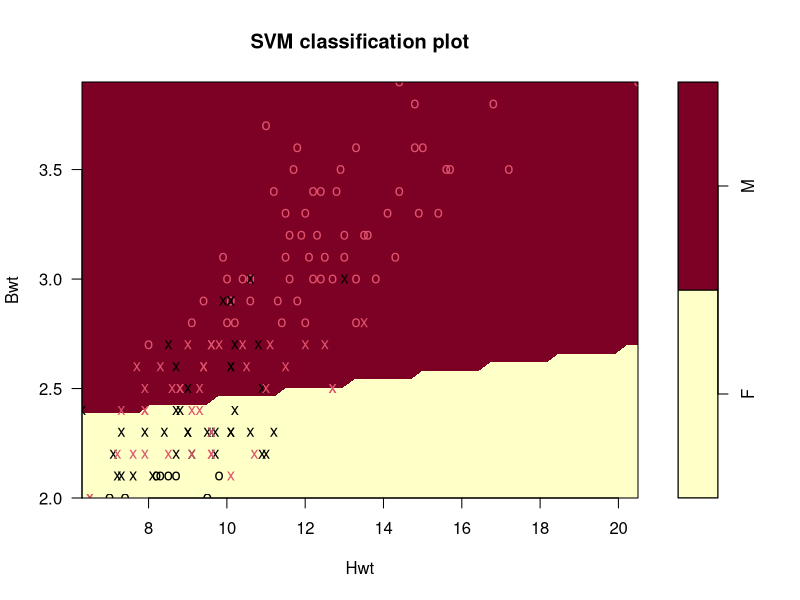
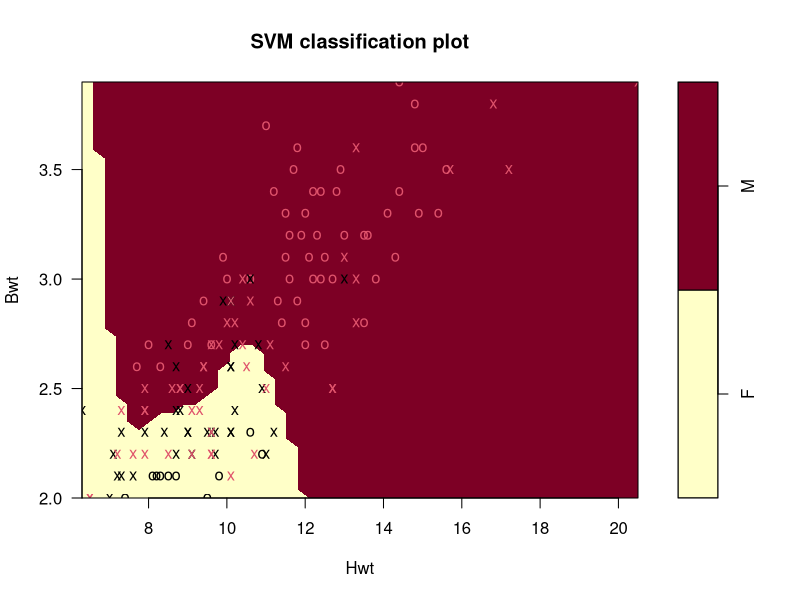
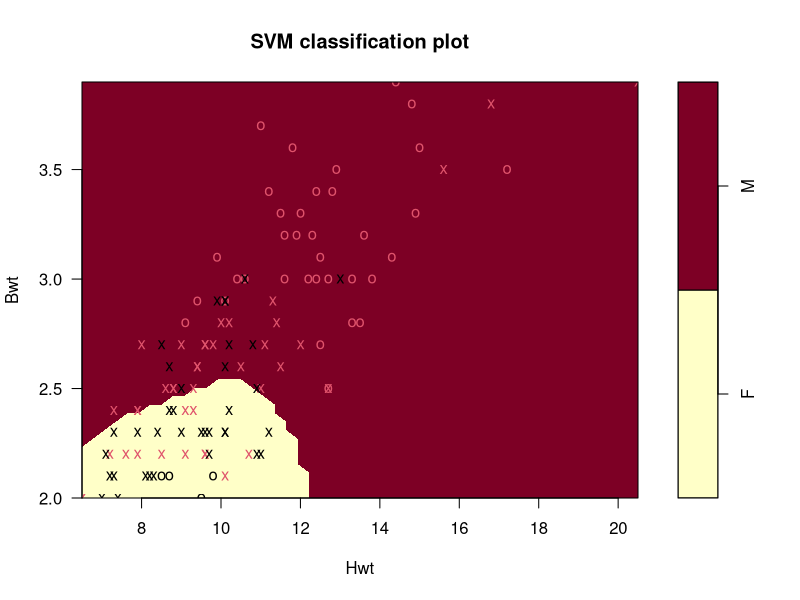
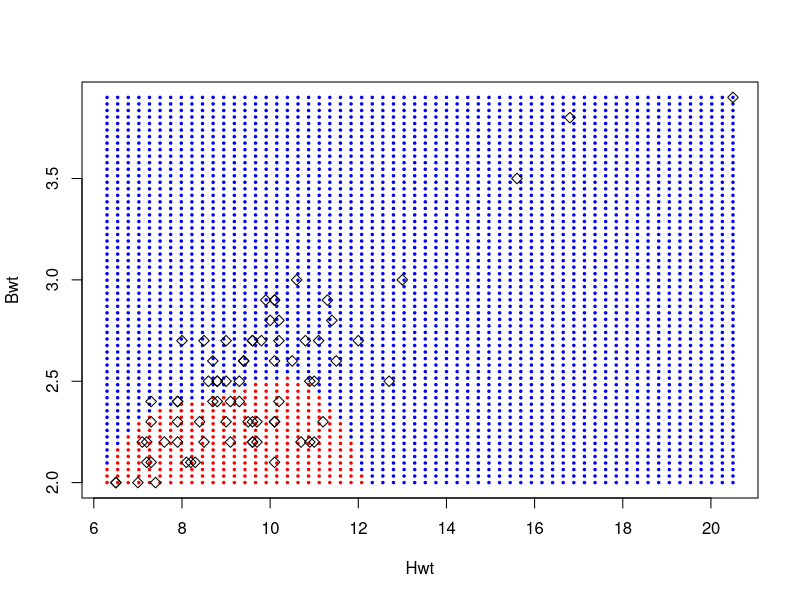

Reproduce these figures in R, in order.
## ---- chunk 1
require(e1071)
require(MASS)
data(cats)
head(cats)
dim(cats)
input.data <- data.frame(cats[, c(2,3)], response = as.factor(cats$Sex))
## ---- chunk 2
svm.fit <- svm(response ~., data = input.data, kernel = "linear", cost = 10, scale = FALSE)
summary(svm.fit)
plot(svm.fit, input.data)
table(input.data$response, predict(svm.fit))
mean(input.data$response != predict(svm.fit))
## ---- chunk 3
svmfit <- svm(response ~., data = input.data, kernel = "radial", cost = 10, scale = FALSE)
summary(svmfit)
plot(svmfit, input.data)
table(input.data$response, predict(svmfit))
mean(input.data$response != predict(svmfit))
## ---- chunk 4
set.seed(300)
train <- sample(1:nrow(input.data), .8*nrow(input.data))
cats.train <- input.data[train, ]
cats.test <- input.data[-train, ]
dim(cats.train)
dim(cats.test)
tuned <- tune.svm(response ~., data = cats.train, cost = 10^(1:2),
                  gamma = 10^(-6:-1))
summary(tuned)

## ---- chunk 5
new.svmfit <- svm(response ~., data = cats.train, kernel = "radial",
                  cost = 10, gamma = 0.1, scale = FALSE)
summary(new.svmfit)
plot(new.svmfit, cats.train)
table(cats.test$response, predict(new.svmfit, cats.test))
mean(cats.test$response != predict(new.svmfit, cats.test))

## ---- chunk 6
n_points_in_grid = 60
x_axis_range <- range(input.data[, 2])
y_axis_range <- range(input.data[, 1])
x_grid_points <- seq(from = x_axis_range[1], to = x_axis_range[2],
                     length = n_points_in_grid)
y_grid_points <- seq(from = y_axis_range[1], to = y_axis_range[2],
                     length = n_points_in_grid)
all_grid_points <- expand.grid(x_grid_points, y_grid_points)
names(all_grid_points) <- c("Hwt", "Bwt")
all_points_predicted <- predict(new.svmfit, all_grid_points)
colour_array <- c("red", "blue")[as.numeric(all_points_predicted)]
plot(all_grid_points, col = colour_array, pch = 20, cex = 0.50)
points(x = cats.train$Hwt, y = cats.train$Bwt, col = c("red", "blue")[as.numeric(cats.train$Sex)], pch = 20)
points(cats.train[new.svmfit$index, c(2, 1)], pch = 5, cex = 1)

